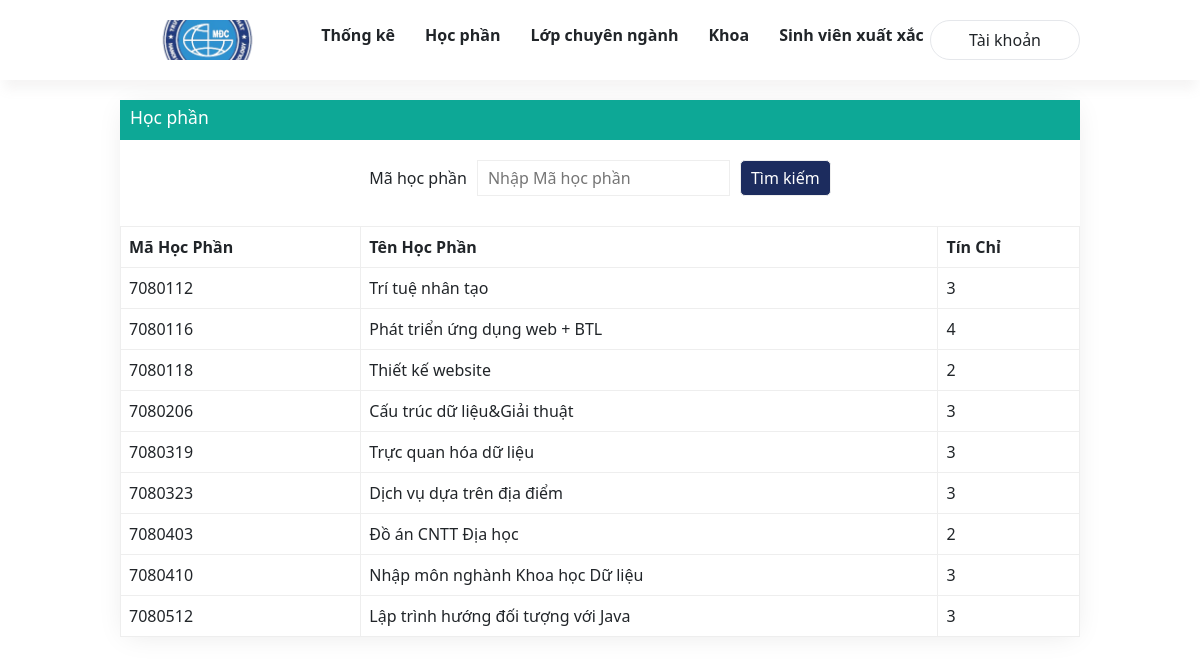
/hocphan.php, run on the app's committed database.
### tables this page shows
CREATE TABLE `tbl_hocphan` (
  `mhp` varchar(10) NOT NULL,
  `tenhocphan` varchar(40) DEFAULT NULL,
  `tinchi` int(1) DEFAULT NULL
);

### hocphan.php (the view, shortened to what this page needs)
<?php
include('./database/config.php');
?>
<!DOCTYPE html>
<html lang="en">
<head>
    <link href="https://cdn.jsdelivr.net/npm/bootstrap@5.1.3/dist/css/bootstrap.min.css" rel="stylesheet"
>
    <link rel="stylesheet" href="./assets/css/style.css">
    <link href="https://fonts.cdnfonts.com/css/sf-pro-display" rel="stylesheet">
</head>
<body>
    <header class="header">
        <div class="container">
            <a href="index.php" class="logo">
                <img src="./assets/imgs/logo.png" alt="">
            </a>
            <ul class="category-list">
                <li class="category-item">
                    <a href="index.php" class="category_name">Thống kê</a>
                </li>
                <li class="category-item">
                    <a href="hocphan.php" class="category_name">Học phần</a>
                </li>
                <li class="category-item">
                    <a href="lopchuyennganh.php" class="category_name">Lớp chuyên ngành</a>
                </li>
                <li class="category-item">
                    <a href="khoa.php" class="category_name">Khoa</a>
                </li>
                <li class="category-item">
                    <a href="svxuatxac.php" class="category_name">Sinh viên xuất xắc</a>
                </li>
            </ul>
            <div class="user">
                <div class="user-outline">
                    <span>Tài khoản</span>
                </div>
            </div>
        </div>
    </header>
    <main class="content">
        <article>
            <div class="box-parent">
                <?php
                if (isset($_POST['search_btn'])) {
                    $search_content = $_POST['search_content'];
                    $sql_select     = "SELECT * FROM tbl_hocphan WHERE mhp LIKE '%$search_content%'";
                } else {
                    $sql_select = "SELECT * FROM tbl_hocphan";
                }
                $stmt_select = $pdo->prepare($sql_select);
                $stmt_select->execute();
                $result_select = $stmt_select->fetchAll(PDO::FETCH_ASSOC);
                ?>
                <div class="container">
                    <div class="box">
                        <div class="header-content">
                            <h3>Học phần</h3>
                        </div>
                        <div class="body-content">
                            <form action="" method="POST" class="search-content">
                                <span>Mã học phần</span>
                                <input type="text" name="search_content" placeholder="Nhập Mã học phần">
                                <button name="search_btn" class="search_btn">Tìm kiếm</button>
                            </form>
                            <table class="table-content">
                                <thead>
                                    <th>Mã Học Phần</th>
                                    <th>Tên Học Phần</th>
                                    <th>Tín Chỉ</th>
                                </thead>
                                <tbody>
                                    <?php foreach ($result_select as $row) { ?>
                                        <tr>
                                            <td>
                                                <?= $row['mhp'] ?>
                                            </td>
                                            <td>
                                                <?= $row['tenhocphan'] ?>
                                            </td>
                                            <td>
                                                <?= $row['tinchi'] ?>
                                            </td>
                                        </tr>
                                    <?php } ?>
                                </tbody>
                            </table>
                        </div>
                    </div>
                </div>
            </div>
        </article>
    </main>
</body>
</html>

### assets/css/style.css (style rules this page uses)
:root { --font: 'SF Pro Display', sans-serif; --yellow: #ffdd00; --blue: #212b5b; --light_blue: #f2f4fa; --dark_blue: #1c2c5e; --white: #fff; }
a { text-decoration: none; color: inherit; cursor: pointer; }
input { display: block; }
button { cursor: pointer; }
li { list-style: none; }
.content { margin-top: 10rem; }
.container { padding-inline: 9rem; }
html { font-size: 62.5%; font-family: var(--font); }
body { background-color: var(--white); font-size: 1.6rem; }
.header { position: fixed; background-color: var(--white); top: 0; left: 0; width: 100%; height: 80px; box-shadow: 0px 13px 11px -4px rgba(157, 147, 147, 0.1); z-index: 4; }
.header .container { width: 100%; height: 100%; display: flex; justify-content: space-between; align-items: center; }
.logo { width: 175px; height: 40px; }
.logo img { width: 100%; height: 100%; object-fit: cover; }
.category-list { display: flex; align-items: center; gap: 30px; }
.category-item { position: relative; display: flex; align-items: center; gap: 5px; cursor: pointer; font-weight: 600; height: 5rem; }
.user { position: relative }
.user-outline { height: 40px; width: 150px; border: 1px solid #e5e7eb; border-radius: 20px; display: flex; align-items: center; justify-content: center; gap: 10px; }
.box-parent { width: 100%; height: 100vh; }
.box-parent .container { height: 100%; }
.header-content { background-color: rgb(13, 168, 150); color: var(--white); padding-inline: 1rem; display: flex; align-items: center; padding-block: 0.7rem; }
.box { box-shadow: 0px 3px 27px -6px rgba(0, 0, 0, 0.1); }
.body-content { margin-top: 2rem; }
.search-content { display: flex; justify-content: center; align-items: center; gap: 1rem; margin-bottom: 3rem; }
.search-content input, .search_btn { padding: 0.5rem 1rem; border: 1px solid #eee; }
.search_btn { background-color: var(--dark_blue); color: var(--white); border-radius: 0.5rem; }
.table-content { width: 100%; }
.table-content th, .table-content td { border: 1px solid #eee; padding: 0.8rem; }

### data on the page
tbl_hocphan: mhp "7080112", tenhocphan "Trí tuệ nhân tạo", tinchi "3"
tbl_hocphan: mhp "7080116", tenhocphan "Phát triển ứng dụng web + BTL", tinchi "4"
tbl_hocphan: mhp "7080118", tenhocphan "Thiết kế website", tinchi "2"
tbl_hocphan: mhp "7080206", tenhocphan "Cấu trúc dữ liệu&Giải thuật", tinchi "3"
tbl_hocphan: mhp "7080319", tenhocphan "Trực quan hóa dữ liệu", tinchi "3"
tbl_hocphan: mhp "7080323", tenhocphan "Dịch vụ dựa trên địa điểm", tinchi "3"
tbl_hocphan: mhp "7080403", tenhocphan "Đồ án CNTT Địa học", tinchi "2"
tbl_hocphan: mhp "7080410", tenhocphan "Nhập môn nghành Khoa học Dữ liệu", tinchi "3"
tbl_hocphan: mhp "7080512", tenhocphan "Lập trình hướng đối tượng với Java", tinchi "3"
